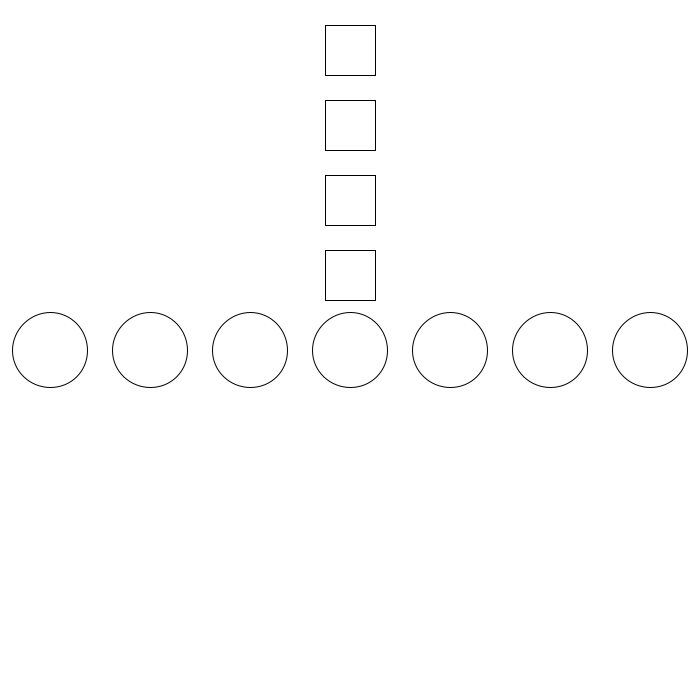
Frame 1 (no input)
Frame 60 (the mouse pressed at the canvas centre just before this capture): identical to frame 1, image omitted
Frame 120 (the mouse held since frame 60 and released just before this capture): identical to frame 1, image omitted

The Processing sketch that drew this single still picture (run headless with seeded random() and noise(); from frame 60 on, the mouse is pressed at the canvas centre):

// Processing sketch: demo1_while_loops
// ── demo1_while_loops.pde
/*
///////////////////////////////////////////
 WHILE LOOPS:
 From demo exploring: 
 while loops
 ///////////////////////////////////////////
 */


void setup() {
  size(700, 700);
  rectMode(CENTER);
}

void draw() {
  background(255);

  int x= 50; //LOCAL variable!
  //while loop drawing ellipses from left to right
  while (x<width) { //code in braces runs if boolean is true
    ellipse (x, height/2, 75, 75);
    x= x+100;
  }  

  int y= 50;
  //while loop drawing rectangles from top to mid screen
  while (y<height/2) {
    rect (width/2, y, 50, 50);
    y= y+75;
  }
}
